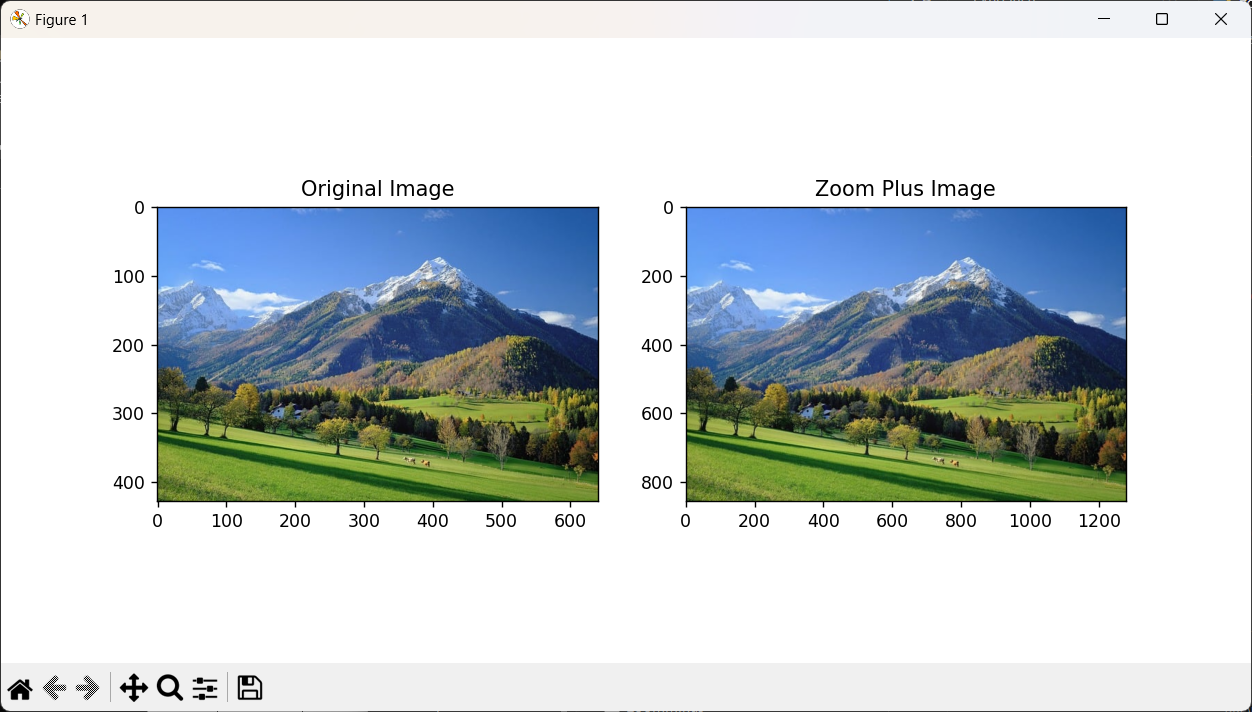

Generate this figure with Python:
import numpy as np
import imageio as img
import matplotlib.pyplot as plt

def zoomPlus(image, factor):
    height, width = image.shape[:2]
    new_height = int(height * factor)
    new_width = int(width * factor)
    imgZoom = np.zeros((new_height, new_width, 3), dtype=image.dtype)

    for y in range(new_height):
        for x in range(new_width):
            ori_y = int(y / factor)
            ori_x = int(x / factor)

            imgZoom[y, x] = image[ori_y, ori_x]

    return imgZoom

# Load gambar
image = img.imread('D:\\gunung.jpg')

# Jika gambar memiliki 4 saluran (RGBA), konversi ke RGB
if image.shape[-1] == 4:
    image = image[:, :, :3]

# Zoom memperbesar (skala 2.0)
factor = 2.0
imgZoom = zoomPlus(image, factor)

# Simpan hasil
img.imwrite("D:\\zoom_plus.jpg", imgZoom)

# Menampilkan hasil
plt.figure(figsize=(10, 5))
plt.subplot(1, 2, 1)
plt.title("Original Image")
plt.imshow(image)

plt.subplot(1, 2, 2)
plt.title("Zoom Plus Image")
plt.imshow(imgZoom)

plt.show()
